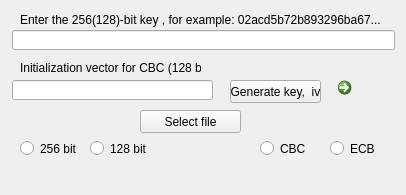
<?xml version="1.0" encoding="UTF-8"?>
<ui version="4.0">
 <class>APP_AES</class>
 <widget class="QWidget" name="APP_AES">
  <property name="geometry">
   <rect>
    <x>0</x>
    <y>0</y>
    <width>406</width>
    <height>195</height>
   </rect>
  </property>
  <property name="sizePolicy">
   <sizepolicy hsizetype="Fixed" vsizetype="Fixed">
    <horstretch>0</horstretch>
    <verstretch>0</verstretch>
   </sizepolicy>
  </property>
  <property name="windowTitle">
   <string>AES encrypt &lt;-&gt; decrypt</string>
  </property>
  <widget class="QPushButton" name="pushButton">
   <property name="geometry">
    <rect>
     <x>140</x>
     <y>110</y>
     <width>101</width>
     <height>23</height>
    </rect>
   </property>
   <property name="text">
    <string>Select file</string>
   </property>
  </widget>
  <widget class="QLineEdit" name="lineEdit">
   <property name="geometry">
    <rect>
     <x>12</x>
     <y>30</y>
     <width>383</width>
     <height>20</height>
    </rect>
   </property>
  </widget>
  <widget class="QLabel" name="label">
   <property name="geometry">
    <rect>
     <x>20</x>
     <y>10</y>
     <width>361</width>
     <height>20</height>
    </rect>
   </property>
   <property name="text">
    <string>Enter the 256(128)-bit key , for example: 02acd5b72b893296ba67.......</string>
   </property>
  </widget>
  <widget class="QLabel" name="label_2">
   <property name="geometry">
    <rect>
     <x>10</x>
     <y>170</y>
     <width>381</width>
     <height>16</height>
    </rect>
   </property>
   <property name="autoFillBackground">
    <bool>true</bool>
   </property>
   <property name="text">
    <string/>
   </property>
  </widget>
  <widget class="QRadioButton" name="radioButton_256bit">
   <property name="geometry">
    <rect>
     <x>20</x>
     <y>140</y>
     <width>82</width>
     <height>17</height>
    </rect>
   </property>
   <property name="acceptDrops">
    <bool>false</bool>
   </property>
   <property name="text">
    <string>256 bit</string>
   </property>
   <attribute name="buttonGroup">
    <string notr="true">key_bit</string>
   </attribute>
  </widget>
  <widget class="QRadioButton" name="radioButton_128bit">
   <property name="geometry">
    <rect>
     <x>90</x>
     <y>140</y>
     <width>82</width>
     <height>17</height>
    </rect>
   </property>
   <property name="text">
    <string>128 bit</string>
   </property>
   <attribute name="buttonGroup">
    <string notr="true">key_bit</string>
   </attribute>
  </widget>
  <widget class="QRadioButton" name="radioButton_CBC">
   <property name="geometry">
    <rect>
     <x>260</x>
     <y>140</y>
     <width>82</width>
     <height>17</height>
    </rect>
   </property>
   <property name="text">
    <string>CBC</string>
   </property>
   <attribute name="buttonGroup">
    <string notr="true">CBC_ECB</string>
   </attribute>
  </widget>
  <widget class="QRadioButton" name="radioButton_ECB">
   <property name="geometry">
    <rect>
     <x>330</x>
     <y>140</y>
     <width>82</width>
     <height>17</height>
    </rect>
   </property>
   <property name="text">
    <string>ECB</string>
   </property>
   <attribute name="buttonGroup">
    <string notr="true">CBC_ECB</string>
   </attribute>
  </widget>
  <widget class="QLineEdit" name="lineEdit_IV">
   <property name="geometry">
    <rect>
     <x>12</x>
     <y>80</y>
     <width>201</width>
     <height>20</height>
    </rect>
   </property>
   <property name="text">
    <string/>
   </property>
  </widget>
  <widget class="QLabel" name="label_3">
   <property name="geometry">
    <rect>
     <x>20</x>
     <y>60</y>
     <width>181</width>
     <height>16</height>
    </rect>
   </property>
   <property name="text">
    <string>Initialization vector for CBC (128 bit)</string>
   </property>
  </widget>
  <widget class="QPushButton" name="gen_key_iv">
   <property name="geometry">
    <rect>
     <x>230</x>
     <y>80</y>
     <width>91</width>
     <height>23</height>
    </rect>
   </property>
   <property name="text">
    <string>Generate key,  iv</string>
   </property>
  </widget>
  <widget class="QCommandLinkButton" name="commandLinkButton">
   <property name="geometry">
    <rect>
     <x>330</x>
     <y>70</y>
     <width>31</width>
     <height>41</height>
    </rect>
   </property>
   <property name="sizePolicy">
    <sizepolicy hsizetype="Ignored" vsizetype="Ignored">
     <horstretch>0</horstretch>
     <verstretch>0</verstretch>
    </sizepolicy>
   </property>
   <property name="toolTip">
    <string>Copy key &amp; iv to clipboard</string>
   </property>
   <property name="toolTipDuration">
    <number>-1</number>
   </property>
   <property name="layoutDirection">
    <enum>Qt::LeftToRight</enum>
   </property>
   <property name="autoFillBackground">
    <bool>false</bool>
   </property>
   <property name="text">
    <string notr="true"/>
   </property>
   <property name="icon">
    <iconset resource="aes.qrc">
     <normaloff>:/images/copy.png</normaloff>:/images/copy.png</iconset>
   </property>
  </widget>
 </widget>
 <layoutdefault spacing="6" margin="11"/>
 <resources>
  <include location="aes.qrc"/>
 </resources>
 <connections/>
 <buttongroups>
  <buttongroup name="CBC_ECB"/>
  <buttongroup name="key_bit"/>
 </buttongroups>
</ui>
